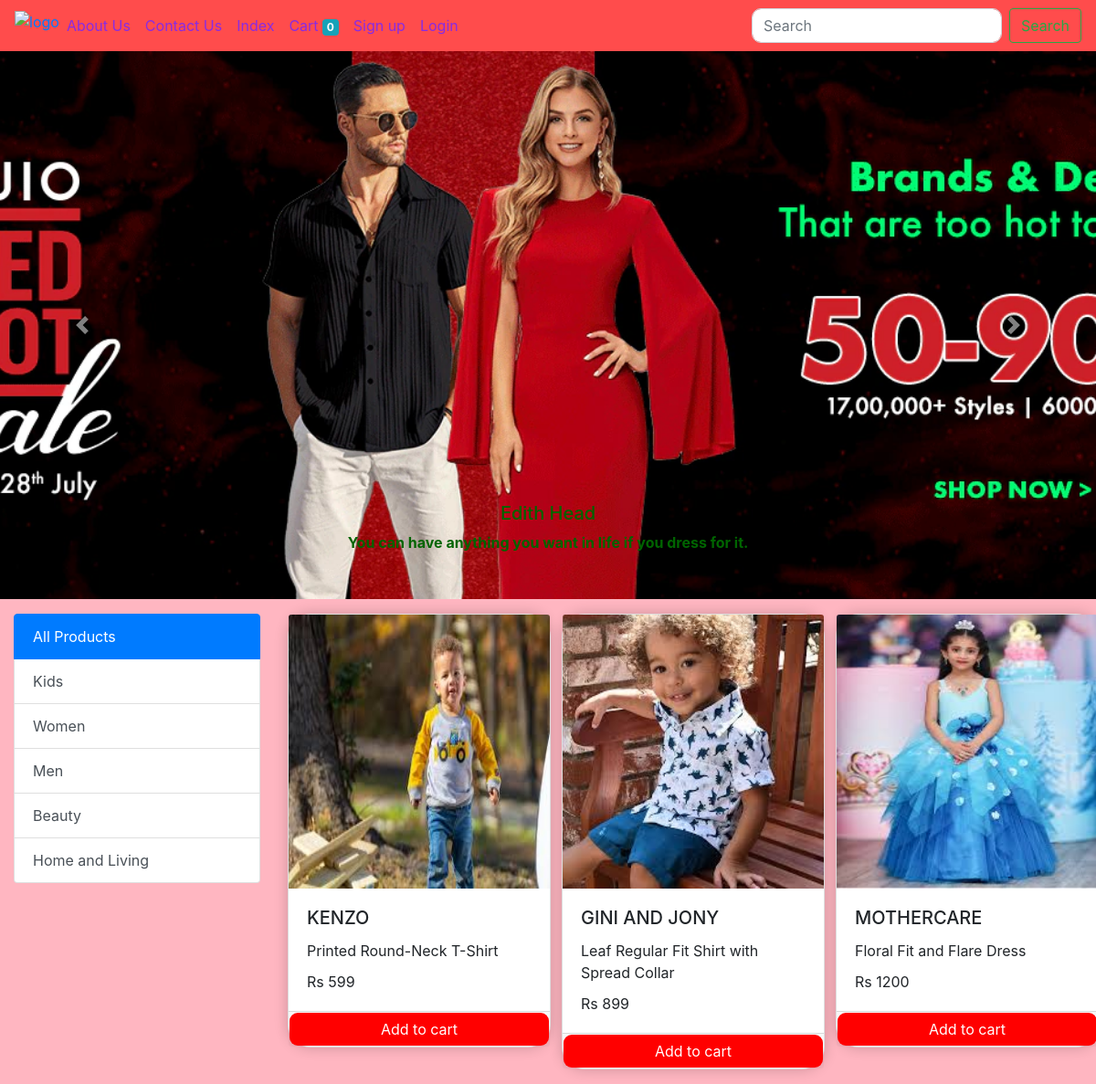
/?category=1, run on the app's committed database.
### store/models.py (models this page shows, shortened)
class slider(models.Model):
    title = models.CharField(max_length=100,blank=False,default="")
    description = models.TextField(max_length=100,blank=False,default="")
    image1 = models.ImageField(upload_to='uploads/slider/',blank=False)
    def get_all_sliders():
        return slider.objects.all()

class Category(models.Model):
    name = models.CharField(max_length=50)
    def __str__(self):
        return self.name
    @staticmethod
    def get_all_categories():
        return Category.objects.all()

class Products(models.Model):
    name = models.CharField(max_length=60)
    category = models.ForeignKey(Category,on_delete=models.CASCADE, default=1)
    price = models.IntegerField(default=0)
    description = models.CharField(max_length=250, default='',blank=True, null=True)
    image = models.ImageField(upload_to='upolads/products/')
    def __str__(self):
        return self.name
    @staticmethod
    def get_all_products():
        return Products.objects.all()
    @staticmethod
    def get_all_products_by_categoryid(category_id):
        if category_id:
            return Products.objects.filter(category_id=category_id)
        else:
            return Products.get_all_products()

### store/views.py (the view, shortened to what this page needs)
# urls.py: path('',Index.as_view(),name='homepage'),
class Index(View):
    def get(self,request):
        cart = request.session.get('cart')
        if not cart:
            request.session['cart'] = {}
        slide = slider.get_all_sliders()
        products = Products.get_all_products()
        categories = Category.get_all_categories()
        print("products:",products)
        print("categories:",categories)
        category_id = request.GET.get('category')
        print("category_id:",category_id)
        if category_id:
            products = Products.get_all_products_by_categoryid(category_id)
        else:
            products = Products.get_all_products()
        data = {
            'products':products,
            'categories':categories,
            'slider':slide
        }
        print("your customer id:",request.session.get('id'))     # session handling
        print("your email:",request.session.get('email'))
        return render(request,'index.html',data)

### store/templatetags/cart.py (called while the page is built)
@register.filter(name="is_in_cart")
def is_in_cart(i,cart):
    keys = cart.keys()
    print(keys)
    for id in keys:
        print(id,i.id)
        print(type(id),type(i.id))
        if int(id) == i.id:
            return True
    print("product:",i,"cart:",cart)
    return False

### store/templatetags/custom_filters.py (called while the page is built)
@register.filter(name='currency')
def currency(number):
    return "Rs "+str(number)

### store/templates/index.html (shortened to what this page needs)
{% extends "base.html" %}
{% block body %}
{% load cart %}
{% load custom_filters %}
<div id="carouselExampleCaptions" class="carousel slide" data-ride="carousel">
    <div class="carousel-inner">
        {% for s in slider %}
        <div class="carousel-item {% if forloop.first %} active {% endif %}">
            <img src="{{s.image1.url}}" class="d-block w-100 carousel-image" alt="...">
            <div class="carousel-caption d-none d-md-block">
                <h5 style=color:darkgreen>{{s.title}}</h5>
                <p style=color:darkgreen;font-weight:bold;>{{s.description}}</p>
            </div>
        </div>
        {% endfor %}
    </div>
    <a class="carousel-control-prev" href="#carouselExampleCaptions" role="button" data-slide="prev">
        <span class="carousel-control-prev-icon" aria-hidden="true"></span>
    </a>
    <a class="carousel-control-next" href="#carouselExampleCaptions" role="button" data-slide="next">
        <span class="carousel-control-next-icon" aria-hidden="true"></span>
    </a>
</div>
<div class="container-fluid mt-3">
    <div class="row">
        <div class="col-lg-3">
            <div class="list-group">
                <a href="/" class="list-group-item list-group-item-action active category-item ">
                    All Products
                </a>
                {% for category in categories%}
                <a href="/?category={{category.id}}" class="list-group-item list-group-item-action category-item">{{category.name}}</a>
                {% endfor %}
            </div>
        </div>
        <div class="col-lg-9">
            <div class="row">
                {% for i in products %}
                <div class="col-sm-4 mb-3">
                    <div class="card grow-on-hover" id="{{i.id}}" style="width: 18rem;">
                        <img src="{{ i.image.url }}" class="card-img-top" alt="{{ i.name }}" height="300" width="300">
                        <div class="card-body">
                            <h5 class="card-title">{{ i.name }}</h5>
                            <p class="card-text">{{ i.description }}</p>
                            <p class="card-text">{{ i.price|currency }}</p>
                        </div>
                        <div class="card-footer p-0 no-gutters">
                            {% if i|is_in_cart:request.session.cart %}
                            <div class="row no-gutters">
                                <form action="/#{{i.id}}" class="col-2" method="post">
                                    {% csrf_token %}
                                    <input type="text" hidden name="product" value="{{i.id}}">
                                    <input type="text" hidden name="remove" value="True">
                                    <input type="submit" value="-" class="btn btn-block btn-secondary">
                                </form>
                                <div class="text-center col">{{i|cart_quantity:request.session.cart}} in cart</div>
                                <form action="/#{{i.id}}" class="col-2" method="post">
                                    {% csrf_token %}
                                    <input type="text" hidden name="product" value="{{i.id}}">
                                    <input type="submit" value="+" class="btn btn-block btn-secondary">
                                </form>
                            </div>
                            {% else %}
                            <form action="/#{{i.id}}" method="POST" class="btn-block">
                                <input type="submit" class="float-right btn form-control"
                                    value="Add to cart" style="background-color:red;color:white;">
                            </form>
                            {% endif %}
                        </div>
                    </div>
                </div>
                {% endfor %}
            </div>
        </div>
    </div>
</div>
{% endblock%}

### store/static/css/main.css (style rules this page uses)
body { background-color:lightpink; }
.grow-on-hover { transition: transform 0.6s ease; }
.category-item { transition: background-color 0.3s ease, color 0.3s ease; }
.category-item.active { background-color: #007bff; color: white; transition: background-color 0.3s ease, color 0.3s ease; }
* { -webkit-box-sizing: border-box; -moz-box-sizing: border-box; box-sizing: border-box }
p { margin: 0 0 10px }
.card { border-radius: 25px; box-shadow: 0px 0px 15px 0px rgba(0, 0, 0, 0.2); animation: fadeInUp 1s ease-in-out; }
.form-control { border-radius: 10px; }

### store/static/css/contact.css (style rules this page uses)
.row { margin-left: -15px; margin-right: -15px; }
div { margin: 0; padding: 0; border: 0; outline: 0; font-size: 100%; vertical-align: baseline; background: transparent; }

### store/templates/index.html (style rules this page uses)
.carousel-image { height: 600px; object-fit: cover; }

### data on the page
slider: image1 (picture), description "You can have anything you want in life if you dress for it."
Category: name "Kids"
Category: name "Women"
Category: name "Men"
Category: name "Beauty"
Category: name "Home and Living"
Products: image (picture), name "KENZO", description "Printed Round-Neck T-Shirt", price "Rs 599"
Products: image (picture), name "GINI AND JONY", description "Leaf Regular Fit Shirt with Spread Collar", price "Rs 899"
Products: image (picture), name "MOTHERCARE", description "Floral Fit and Flare Dress", price "Rs 1200"

### other printed values
{{ request.session.cart.keys|length }} "0"
